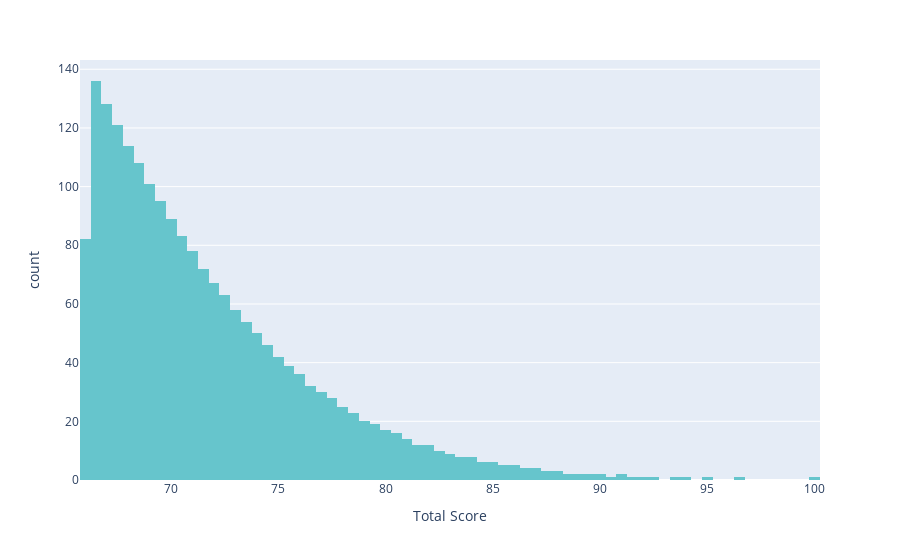

Notebook source saved alongside this figure:
### Markdown cell above
## 3. Univariate Analysis: 

This involves examining single variables to understand their characteristics (distribution, central tendency, dispersion, and shape).

We calculate **numerical values** about the data that tells us about the distribution of the data. We also **draw graphs** showing visually how the data is distributed. **To answer the following questions about Features/characteristics of Data:**
- Where is the center of the data? (location)
- How much does the data vary? (scale)
- What is the shape of the data? (shape)

**The benefits of this analysis:**
Statistics summary gives a high-level idea to identify whether the data has any outliers, data entry error, distribution of data such as the data is normally distributed or left/right skewed

**In this step, we will explore variables one by one using following approaches:**

### Code cell
fig = px.histogram(Uni_df['CWUR'], x="Total Score",color_discrete_sequence=px.colors.qualitative.Pastel)
fig.show()

### Figure 1 — Plotly figure (JSON) as saved in the notebook; plotly's stock layout.template omitted (floating-point values rounded to 4 significant figures; data arrays with more than 128 entries replaced by an {"elided": "..."} marker saying what was removed)
{"data": [{"alignmentgroup": "True", "bingroup": "x", "hovertemplate": "Total Score=%{x}<br>count=%{y}<extra></extra>", "legendgroup": "", "marker": {"color": "rgb(102, 197, 204)", "pattern": {"shape": ""}}, "name": "", "offsetgroup": "", "orientation": "v", "showlegend": false, "type": "histogram", "x": {"elided": "2000 float values"}, "xaxis": "x", "yaxis": "y"}], "layout": {"barmode": "relative", "legend": {"tracegroupgap": 0}, "margin": {"t": 60}, "xaxis": {"anchor": "y", "domain": [0, 1], "title": {"text": "Total Score"}}, "yaxis": {"anchor": "x", "domain": [0, 1], "title": {"text": "count"}}}}
